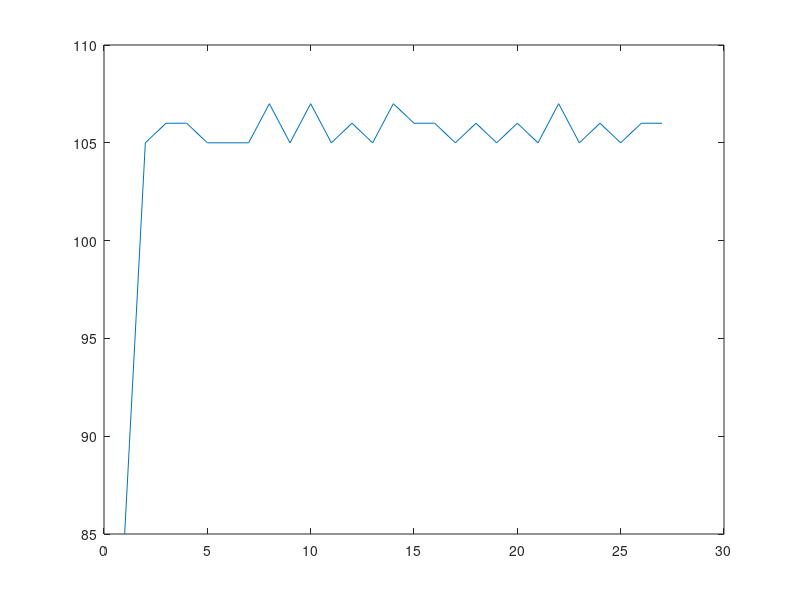

This figure's MATLAB source: (Note: this script raises an error after producing the figure.)
%This script stimulates a trial history generation technique that aims to have the amount of trials for each type of triple sequence be as close to each other as possible 
%The strategy is to take the set of 27 possible triple sequences and generate a pool of triple sequences by multiplying by a scalar number, X to yield 27 * X triple sequences. 
%Then, triple sequences are removed from this pool one at a time and added to a growing trial history matrix. After each removal of a new triple sequence, the two additional 
%triple sequences created from the nm1, nm2, nm3 and nm2,nm3,nm4 trials are also removed from the pool. 

clear all

conditions = [1 2 3];
%1 = A
%2 = V
%3 = AV

%Generating tripleSequences, a 27x3 Matrix that classifies each triple sequence with its corresponding nm2, nm1, and n trial types
counter = 0;
tripleSequences = zeros(27,3);
for i = 1:3
    for j = 1:3
        for k = 1:3
            counter = counter + 1;
            tripleSequences(counter,:) = [conditions(i) conditions(j) conditions(k)];
        end
    end
end

%Generating tripleSequencesPool
minimum = 35;
tripleSequencesPool = repmat(tripleSequences, minimum*3, 1);
numberTripleSequences = size(tripleSequencesPool,1);
shuffler = randperm(numberTripleSequences);
tripleSequencesPool = tripleSequencesPool(shuffler, :);
tripleSequencesPoolCopy = tripleSequencesPool;

%Main loop to remove triple sequences from the tripleSequencesPool and add them to the growing trial history matrix, trialMatrix
trialMatrix = [];
for j = 1:minimum*27
    matchindcs = [];
    trialMatrix = [trialMatrix tripleSequencesPool(1,:)];
    for i = 0:2
        if numel(trialMatrix) > 3
            nm2 = trialMatrix(end - i - 2);
            nm1 = trialMatrix(end - i - 1);
            n = trialMatrix(end - i);
        elseif numel(trialMatrix) == 3
            nm2 = trialMatrix(end - 2);
            nm1 = trialMatrix(end - 1);
            n = trialMatrix(end);
        end
        [Lia Locb] = ismember([nm2 nm1 n], tripleSequencesPool, 'rows');
        matchindcs = Locb;
        if numel(matchindcs) > 0 && Locb > 0
            removeindx = matchindcs(1);
            tripleSequencesPool(removeindx, :) = [];
        end
    end
end
numberTrials = size(trialMatrix, 2);

%Counts the number of trials per each triple sequence type
counterMatrix = zeros(3,3,3);
for i = 3:numberTrials
    nm2 = trialMatrix(i - 2);
    nm1 = trialMatrix(i - 1);
    n = trialMatrix(i);
    counterMatrix(nm2, nm1, n) = counterMatrix(nm2, nm1, n) + 1;
end

%Plots a line graph of the number of trials per each triple sequence type
counter = 0;
xAxis = zeros(1,27);
yAxis = xAxis;
for i = 1:3
    for j = 1:3
        for k = 1:3
            counter = counter + 1;
            xAxis(counter) = counter;
            yAxis(counter) = counterMatrix(i, j, k);
        end
    end
end
figure;
plot(xAxis, yAxis);

%% Exporting as .txt file 
Outdir = uigetdir('C:\Users\achen52\Documents\SMART\triplesequence\','Select Output Directory for the .txts!'); 
trialsPerBlock = 50;
blocks = fix(size(trialMatrix,2)/trialsPerBlock);
block = 1;
%trialMatrix = trialMatrix';
for block = 1:blocks
    fileID = fopen([Outdir '\block' num2str(block) '.txt'],'w');
    for j = 1:trialsPerBlock
        fprintf(fileID,'%d\r\n',trialMatrix((block-1)*50 + j));
    end
    fclose(fileID)
end



